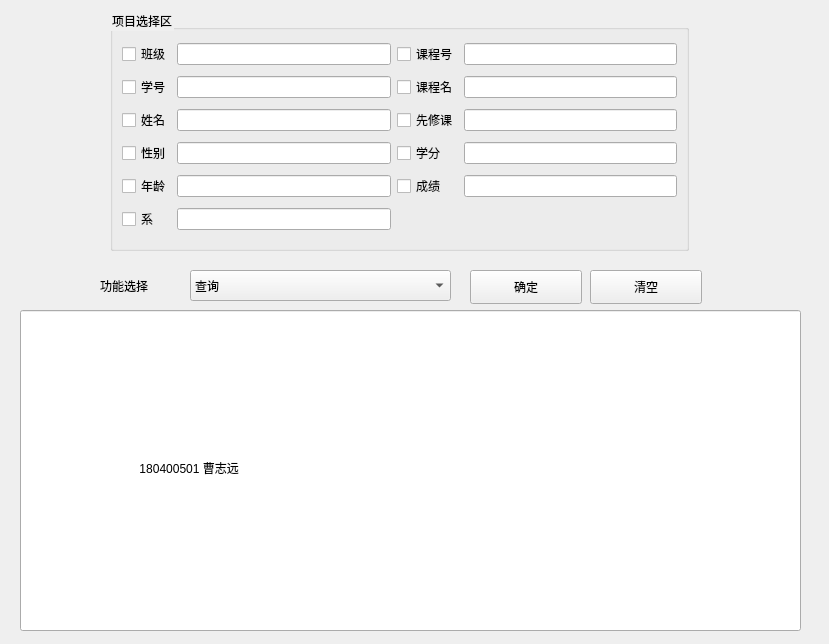
<?xml version="1.0" encoding="UTF-8"?>
<ui version="4.0">
 <class>Form</class>
 <widget class="QWidget" name="Form">
  <property name="geometry">
   <rect>
    <x>0</x>
    <y>0</y>
    <width>829</width>
    <height>644</height>
   </rect>
  </property>
  <property name="windowTitle">
   <string>Form</string>
  </property>
  <widget class="QLineEdit" name="lineEdit_display">
   <property name="geometry">
    <rect>
     <x>20</x>
     <y>310</y>
     <width>781</width>
     <height>321</height>
    </rect>
   </property>
   <property name="text">
    <string>                                   180400501 曹志远</string>
   </property>
  </widget>
  <widget class="QComboBox" name="comboBox_mode">
   <property name="geometry">
    <rect>
     <x>190</x>
     <y>270</y>
     <width>261</width>
     <height>31</height>
    </rect>
   </property>
   <item>
    <property name="text">
     <string>查询</string>
    </property>
   </item>
   <item>
    <property name="text">
     <string>插入</string>
    </property>
   </item>
   <item>
    <property name="text">
     <string>删除</string>
    </property>
   </item>
   <item>
    <property name="text">
     <string>修改</string>
    </property>
   </item>
  </widget>
  <widget class="QLabel" name="label">
   <property name="geometry">
    <rect>
     <x>100</x>
     <y>270</y>
     <width>91</width>
     <height>31</height>
    </rect>
   </property>
   <property name="text">
    <string>功能选择</string>
   </property>
  </widget>
  <widget class="QGroupBox" name="groupBox">
   <property name="geometry">
    <rect>
     <x>110</x>
     <y>10</y>
     <width>579</width>
     <height>241</height>
    </rect>
   </property>
   <property name="styleSheet">
    <string notr="true">selection-background-color: rgb(255, 255, 127);</string>
   </property>
   <property name="title">
    <string>项目选择区</string>
   </property>
   <layout class="QGridLayout" name="gridLayout_6">
    <item row="0" column="0">
     <widget class="QCheckBox" name="checkBox_sclass_6">
      <property name="text">
       <string>班级</string>
      </property>
     </widget>
    </item>
    <item row="0" column="1">
     <widget class="QLineEdit" name="lineEdit_sclass_6"/>
    </item>
    <item row="0" column="2">
     <widget class="QCheckBox" name="checkBox_cno_6">
      <property name="text">
       <string>课程号</string>
      </property>
     </widget>
    </item>
    <item row="0" column="3">
     <widget class="QLineEdit" name="lineEdit_cno_6"/>
    </item>
    <item row="1" column="0">
     <widget class="QCheckBox" name="checkBox_sno_6">
      <property name="text">
       <string>学号</string>
      </property>
     </widget>
    </item>
    <item row="1" column="1">
     <widget class="QLineEdit" name="lineEdit_sno_6"/>
    </item>
    <item row="1" column="2">
     <widget class="QCheckBox" name="checkBox_cname_6">
      <property name="text">
       <string>课程名</string>
      </property>
     </widget>
    </item>
    <item row="1" column="3">
     <widget class="QLineEdit" name="lineEdit_cname_6"/>
    </item>
    <item row="2" column="0">
     <widget class="QCheckBox" name="checkBox_sname_6">
      <property name="text">
       <string>姓名</string>
      </property>
     </widget>
    </item>
    <item row="2" column="1">
     <widget class="QLineEdit" name="lineEdit_sname_6"/>
    </item>
    <item row="2" column="2">
     <widget class="QCheckBox" name="checkBox_cpno_6">
      <property name="text">
       <string>先修课</string>
      </property>
     </widget>
    </item>
    <item row="2" column="3">
     <widget class="QLineEdit" name="lineEdit_cpno_6"/>
    </item>
    <item row="3" column="0">
     <widget class="QCheckBox" name="checkBox_ssex_6">
      <property name="text">
       <string>性别</string>
      </property>
     </widget>
    </item>
    <item row="3" column="1">
     <widget class="QLineEdit" name="lineEdit_ssex_6"/>
    </item>
    <item row="3" column="2">
     <widget class="QCheckBox" name="checkBox_ccredit_6">
      <property name="text">
       <string>学分</string>
      </property>
     </widget>
    </item>
    <item row="3" column="3">
     <widget class="QLineEdit" name="lineEdit_ccredit_6"/>
    </item>
    <item row="4" column="0">
     <widget class="QCheckBox" name="checkBox_sage_6">
      <property name="text">
       <string>年龄</string>
      </property>
     </widget>
    </item>
    <item row="4" column="1">
     <widget class="QLineEdit" name="lineEdit_sage_6">
      <property name="text">
       <string/>
      </property>
     </widget>
    </item>
    <item row="4" column="2">
     <widget class="QCheckBox" name="checkBox_grade_6">
      <property name="text">
       <string>成绩</string>
      </property>
     </widget>
    </item>
    <item row="4" column="3">
     <widget class="QLineEdit" name="lineEdit_grade_6"/>
    </item>
    <item row="5" column="0">
     <widget class="QCheckBox" name="checkBox_sdept_6">
      <property name="text">
       <string>系</string>
      </property>
     </widget>
    </item>
    <item row="5" column="1">
     <widget class="QLineEdit" name="lineEdit_sdept_6"/>
    </item>
   </layout>
  </widget>
  <widget class="QPushButton" name="pushButton_ok">
   <property name="geometry">
    <rect>
     <x>470</x>
     <y>270</y>
     <width>112</width>
     <height>34</height>
    </rect>
   </property>
   <property name="text">
    <string>确定</string>
   </property>
  </widget>
  <widget class="QPushButton" name="pushButton_clear">
   <property name="geometry">
    <rect>
     <x>590</x>
     <y>270</y>
     <width>112</width>
     <height>34</height>
    </rect>
   </property>
   <property name="text">
    <string>清空</string>
   </property>
  </widget>
 </widget>
 <resources/>
 <connections/>
</ui>
